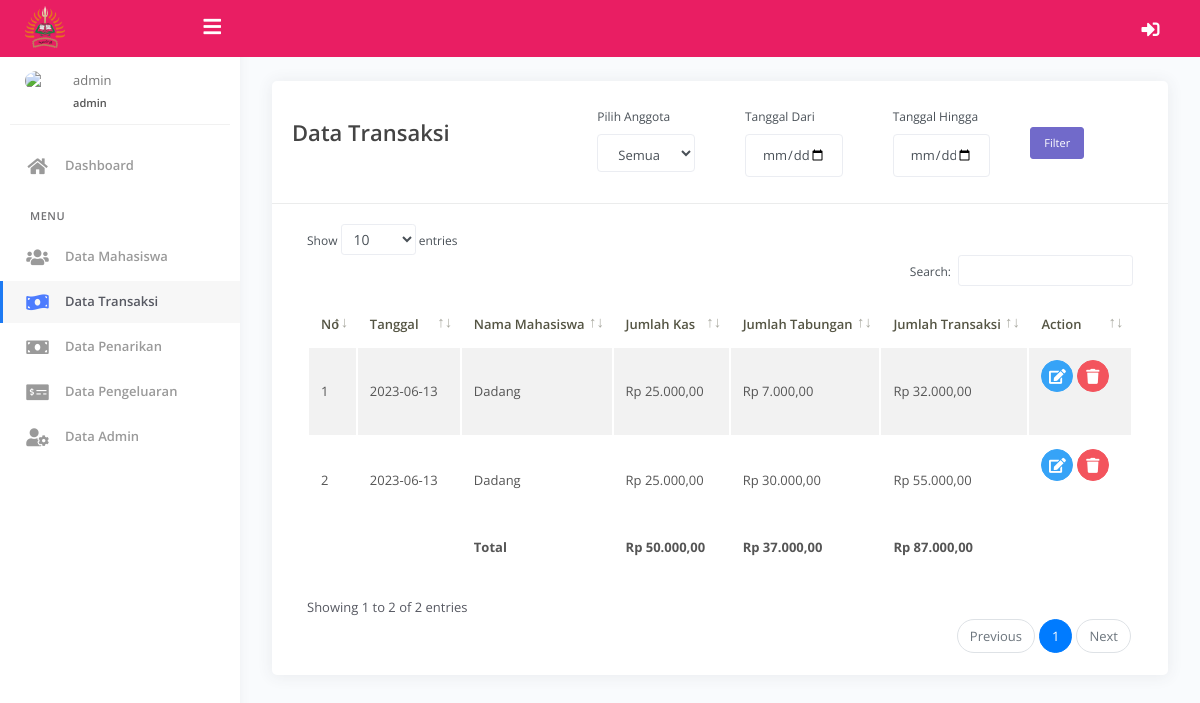
Screenshot of /?page=transaksi (signed in) with the database file from the repository.
### tables this page shows
CREATE TABLE IF NOT EXISTS `tb_transaksi` (
  `id_transaksi` int NOT NULL AUTO_INCREMENT,
  `id_anggota` int NOT NULL DEFAULT '0',
  `jumlah_kas` int NOT NULL DEFAULT '0',
  `jumlah_tabungan` int NOT NULL DEFAULT '0',
  `jumlah_transaksi` int NOT NULL DEFAULT '0',
  `tanggal_transaksi` date DEFAULT NULL,
  PRIMARY KEY (`id_transaksi`)
);

CREATE TABLE IF NOT EXISTS `tb_anggota` (
  `id_anggota` int NOT NULL AUTO_INCREMENT,
  `level_anggota` varchar(50) DEFAULT NULL,
  `nama_anggota` varchar(50) DEFAULT NULL,
  `npm` int DEFAULT NULL,
  `jurusan` varchar(50) DEFAULT NULL,
  `semester` varchar(50) DEFAULT NULL,
  `alamat` text,
  `no_hp` varchar(50) DEFAULT NULL,
  `tempat_lahir` varchar(50) DEFAULT NULL,
  `tanggal_lahir` date DEFAULT NULL,
  `foto` varchar(50) DEFAULT NULL,
  `username` varchar(50) DEFAULT NULL,
  `password` varchar(50) DEFAULT NULL,
  PRIMARY KEY (`id_anggota`)
);

### web/pages/transaksi.php (the view, shortened to what this page needs)
<div class="page-inner">
    <div class="row">
        <div class="col-md-12">
            <div class="card">
                <div class="card-header">
                    <div class="row">
                        <div class="col-4" style="margin-top: 20px;">
                            <h4 class="page-title">Data Transaksi</h4>
                        </div>
                        <div class="col-8">
                            <form action="" method="get">
                                <div class="row  ">
                                    <div class="col-3">
                                        <div class="form-group">
                                            <label for="exampleFormControlSelect1">Pilih Anggota</label>
                                            <select required name="id_anggota" class="form-control" id="exampleFormControlSelect1">
                                                <option value="0">Semua</option>
                                            </select>
                                        </div>
                                    </div>
                                    <div class="col-3">
                                        <div class="form-group">
                                            <label for="exampleFormControlSelect1">Tanggal Dari</label>
                                            <input value="<?php if (isset($_GET['tanggal_dari'])) echo $_GET['tanggal_dari'];   ?>" required type="date" name="tanggal_dari" class="form-control" id="">
                                        </div>
                                    </div>
                                    <div class="col-3">
                                        <div class="form-group">
                                            <label for="exampleFormControlSelect1">Tanggal Hingga</label>
                                            <input value="<?php if (isset($_GET['tanggal_hingga'])) echo $_GET['tanggal_dari'];   ?>" required type="date" name="tanggal_hingga" class="form-control" id="">
                                        </div>
                                    </div>
                                    <div class="mt-10 col-1" style="margin-top: 10px;">
                                        <input value="Filter" type="submit" name="filter" class="btn-sm btn btn-secondary" id="">
                                    </div>
                                </div>
                            </form>
                        </div>
                    </div>
                </div>
                <div class="card-body">
                    <div class="table-responsive">
                        <table id="basic-datatables" class="display table table-striped table-hover">
                            <thead>
                                <tr>
                                    <th>No</th>
                                    <th>Tanggal</th>
                                    <th>Nama Mahasiswa</th>
                                    <th>Jumlah Kas</th>
                                    <th>Jumlah Tabungan</th>
                                    <th>Jumlah Transaksi</th>
                                    <th>Action</th>
                                </tr>
                            </thead>
                            <tbody>
                                <?php
                                $pos = 1;
                                $q1 = "SELECT tb_transaksi.*, tb_anggota.nama_anggota
                                FROM tb_transaksi
                                LEFT JOIN   tb_anggota ON tb_anggota.id_anggota = tb_transaksi.id_anggota  ";
                                $q1 .= " GROUP BY tb_transaksi.id_transaksi   order by tb_transaksi.tanggal_transaksi desc ";
                                $totalKas = 0;
                                $totalTabungan = 0;
                                $w = mysqli_query($conn,  $q1);
                                while ($row = mysqli_fetch_object($w)) {
                                    $totalKas = $row->jumlah_kas + $totalKas;
                                    $totalTabungan = $row->jumlah_tabungan + $totalTabungan;
                                ?>
                                    <tr>
                                        <td> <?php echo $pos++; ?> </td>
                                        <td><?php echo $row->tanggal_transaksi; ?></td>
                                        <td><?php echo $row->nama_anggota; ?></td>
                                        <td><?php echo rupiah($row->jumlah_kas); ?></td>
                                        <td><?php echo rupiah($row->jumlah_tabungan); ?></td>
                                        <td><?php echo rupiah($row->jumlah_transaksi); ?></td>
                                        <td>
                                            <p class="demo">
                                                <button data-toggle="modal" data-target="#exampleModalEdit<?php echo $row->id_transaksi; ?>" type="button" class="btn-sm btn btn-icon btn-round btn-info">
                                                    <i class="fas fa-edit"></i>
                                                </button>
                                                <a href="?page=transaksi&act=del&id=<?php echo $row->id_transaksi; ?>" onclick="return confirm('Apakah Anda Benar Benar Ingin Menghapus?')">
                                                    <button class="btn-sm btn btn-icon btn-round btn-danger"><i class="fa fa-trash"></i></button>
                                                </a>
                                            </p>
                                        </td>
                                    </tr>
                                <?php } ?>
                            </tbody>
                            <tfoot>
                                <tr>
                                    <th rowspan="1" colspan="1"> </th>
                                    <th rowspan="1" colspan="1"> </th>
                                    <th rowspan="1" colspan="1"> Total</th>
                                    <th rowspan="1" colspan="1"><?php echo rupiah($totalKas); ?></th>
                                    <th rowspan="1" colspan="1"><?php echo rupiah($totalTabungan); ?></th>
                                    <th rowspan="1" colspan="1"><?php echo rupiah($totalKas + $totalTabungan); ?></th>
                                    <th rowspan="1" colspan="1"> </th>
                                </tr>
                            </tfoot>
                        </table>
                    </div>
                </div>
            </div>
        </div>
    </div>
</div>

### web/assets/css/demo.css (style rules this page uses)
.demo .btn, .demo .progress { margin-bottom: 15px !important; }

### rows the page displays
tb_transaksi: tanggal_transaksi "2023-06-13", id_anggota.nama_anggota "Dadang", jumlah_kas "Rp 25.000,00", jumlah_tabungan "Rp 7.000,00", jumlah_transaksi "Rp 32.000,00"
tb_transaksi: tanggal_transaksi "2023-06-13", id_anggota.nama_anggota "Dadang", jumlah_kas "Rp 25.000,00", jumlah_tabungan "Rp 30.000,00", jumlah_transaksi "Rp 55.000,00"

### other values shown
$_SESSION['nama_anggota'] "admin"
$_SESSION['username'] "admin"
rupiah($totalKas) "Rp 50.000,00"
rupiah($totalTabungan) "Rp 37.000,00"
rupiah($totalKas + $totalTabungan) "Rp 87.000,00"
